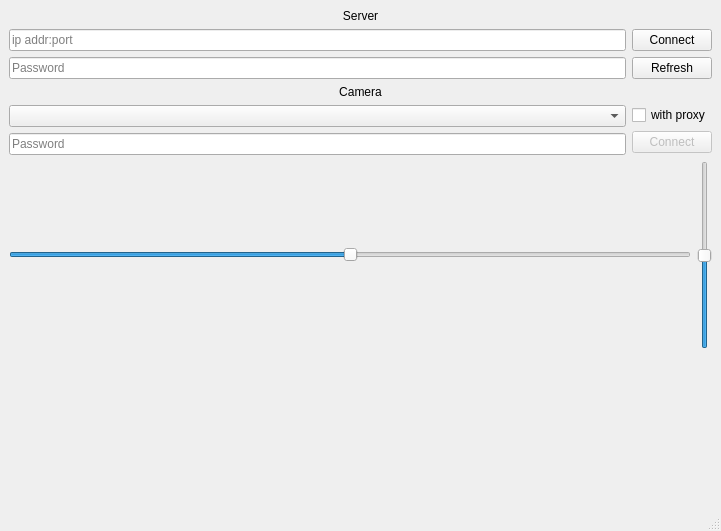
<?xml version="1.0" encoding="UTF-8"?>
<ui version="4.0">
 <class>MainWindow</class>
 <widget class="QMainWindow" name="MainWindow">
  <property name="geometry">
   <rect>
    <x>0</x>
    <y>0</y>
    <width>721</width>
    <height>531</height>
   </rect>
  </property>
  <property name="windowTitle">
   <string>RemoteCam</string>
  </property>
  <widget class="QWidget" name="central_widget">
   <layout class="QHBoxLayout" name="horizontalLayout_4" stretch="1,0">
    <item>
     <layout class="QHBoxLayout" name="cam_layout"/>
    </item>
    <item>
     <layout class="QVBoxLayout" name="verticalLayout_3" stretch="0,0,0,1">
      <item>
       <layout class="QVBoxLayout" name="server_layout_2">
        <item>
         <widget class="QLabel" name="label">
          <property name="text">
           <string>Server</string>
          </property>
          <property name="alignment">
           <set>Qt::AlignCenter</set>
          </property>
         </widget>
        </item>
        <item>
         <layout class="QHBoxLayout" name="server_layout">
          <item>
           <layout class="QVBoxLayout" name="verticalLayout_2">
            <item>
             <widget class="QLineEdit" name="server_ip">
              <property name="maxLength">
               <number>21</number>
              </property>
              <property name="placeholderText">
               <string>ip addr:port</string>
              </property>
             </widget>
            </item>
            <item>
             <widget class="QLineEdit" name="server_password">
              <property name="maxLength">
               <number>20</number>
              </property>
              <property name="echoMode">
               <enum>QLineEdit::Password</enum>
              </property>
              <property name="placeholderText">
               <string>Password</string>
              </property>
             </widget>
            </item>
           </layout>
          </item>
          <item>
           <layout class="QVBoxLayout" name="verticalLayout_4">
            <item>
             <widget class="QPushButton" name="server_connect_btn">
              <property name="text">
               <string>Connect</string>
              </property>
             </widget>
            </item>
            <item>
             <widget class="QPushButton" name="refresh_btn">
              <property name="text">
               <string>Refresh</string>
              </property>
             </widget>
            </item>
           </layout>
          </item>
         </layout>
        </item>
       </layout>
      </item>
      <item>
       <layout class="QVBoxLayout" name="camera_layout_2">
        <item>
         <widget class="QLabel" name="label_2">
          <property name="text">
           <string>Camera</string>
          </property>
          <property name="alignment">
           <set>Qt::AlignCenter</set>
          </property>
         </widget>
        </item>
        <item>
         <layout class="QHBoxLayout" name="camera_layout">
          <item>
           <layout class="QVBoxLayout" name="verticalLayout">
            <item>
             <widget class="QComboBox" name="camera_name"/>
            </item>
            <item>
             <widget class="QLineEdit" name="camera_password">
              <property name="text">
               <string/>
              </property>
              <property name="maxLength">
               <number>20</number>
              </property>
              <property name="echoMode">
               <enum>QLineEdit::Password</enum>
              </property>
              <property name="placeholderText">
               <string>Password</string>
              </property>
             </widget>
            </item>
           </layout>
          </item>
          <item>
           <layout class="QVBoxLayout" name="verticalLayout_5">
            <item>
             <widget class="QCheckBox" name="proxy_checkBox">
              <property name="text">
               <string>with proxy</string>
              </property>
             </widget>
            </item>
            <item>
             <widget class="QPushButton" name="camera_connect_btn">
              <property name="enabled">
               <bool>false</bool>
              </property>
              <property name="text">
               <string>Connect</string>
              </property>
             </widget>
            </item>
           </layout>
          </item>
         </layout>
        </item>
       </layout>
      </item>
      <item>
       <layout class="QHBoxLayout" name="control_layout">
        <item>
         <widget class="QSlider" name="x_slider">
          <property name="minimumSize">
           <size>
            <width>188</width>
            <height>0</height>
           </size>
          </property>
          <property name="minimum">
           <number>-50</number>
          </property>
          <property name="maximum">
           <number>50</number>
          </property>
          <property name="value">
           <number>0</number>
          </property>
          <property name="orientation">
           <enum>Qt::Horizontal</enum>
          </property>
         </widget>
        </item>
        <item>
         <widget class="QSlider" name="y_slider">
          <property name="minimumSize">
           <size>
            <width>0</width>
            <height>188</height>
           </size>
          </property>
          <property name="minimum">
           <number>-50</number>
          </property>
          <property name="maximum">
           <number>50</number>
          </property>
          <property name="value">
           <number>0</number>
          </property>
          <property name="orientation">
           <enum>Qt::Vertical</enum>
          </property>
         </widget>
        </item>
       </layout>
      </item>
      <item>
       <spacer name="verticalSpacer">
        <property name="orientation">
         <enum>Qt::Vertical</enum>
        </property>
        <property name="sizeHint" stdset="0">
         <size>
          <width>20</width>
          <height>40</height>
         </size>
        </property>
       </spacer>
      </item>
     </layout>
    </item>
   </layout>
  </widget>
  <widget class="QStatusBar" name="statusbar"/>
 </widget>
 <resources/>
 <connections>
  <connection>
   <sender>camera_connect_btn</sender>
   <signal>clicked()</signal>
   <receiver>MainWindow</receiver>
   <slot>connect_camera()</slot>
   <hints>
    <hint type="sourcelabel">
     <x>707</x>
     <y>160</y>
    </hint>
    <hint type="destinationlabel">
     <x>640</x>
     <y>6</y>
    </hint>
   </hints>
  </connection>
  <connection>
   <sender>server_connect_btn</sender>
   <signal>clicked()</signal>
   <receiver>MainWindow</receiver>
   <slot>connect_server()</slot>
   <hints>
    <hint type="sourcelabel">
     <x>707</x>
     <y>54</y>
    </hint>
    <hint type="destinationlabel">
     <x>680</x>
     <y>28</y>
    </hint>
   </hints>
  </connection>
  <connection>
   <sender>refresh_btn</sender>
   <signal>clicked()</signal>
   <receiver>MainWindow</receiver>
   <slot>refresh_cam_list()</slot>
   <hints>
    <hint type="sourcelabel">
     <x>650</x>
     <y>67</y>
    </hint>
    <hint type="destinationlabel">
     <x>516</x>
     <y>26</y>
    </hint>
   </hints>
  </connection>
  <connection>
   <sender>x_slider</sender>
   <signal>valueChanged(int)</signal>
   <receiver>MainWindow</receiver>
   <slot>ctrl_val_update()</slot>
   <hints>
    <hint type="sourcelabel">
     <x>565</x>
     <y>257</y>
    </hint>
    <hint type="destinationlabel">
     <x>526</x>
     <y>191</y>
    </hint>
   </hints>
  </connection>
  <connection>
   <sender>y_slider</sender>
   <signal>valueChanged(int)</signal>
   <receiver>MainWindow</receiver>
   <slot>ctrl_val_update()</slot>
   <hints>
    <hint type="sourcelabel">
     <x>701</x>
     <y>210</y>
    </hint>
    <hint type="destinationlabel">
     <x>627</x>
     <y>206</y>
    </hint>
   </hints>
  </connection>
 </connections>
 <slots>
  <slot>connect_camera()</slot>
  <slot>connect_server()</slot>
  <slot>refresh_cam_list()</slot>
  <slot>ctrl_val_update()</slot>
 </slots>
</ui>
